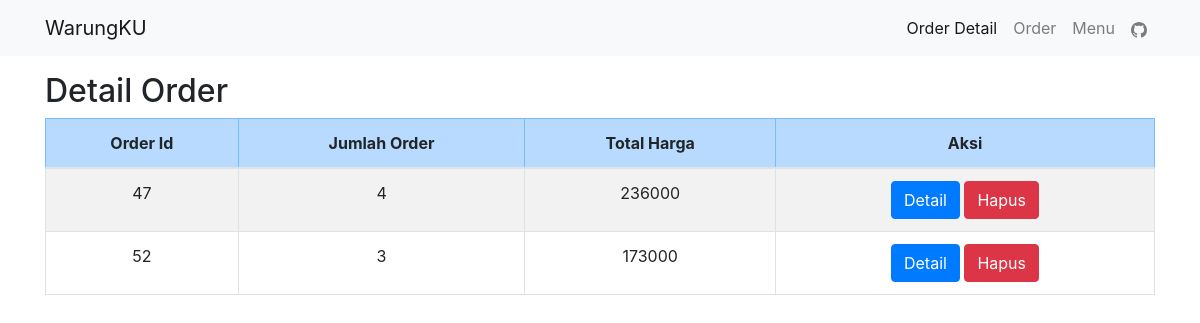
/orderdetail/admin.php, run on the app's committed database.
### tables this page shows
CREATE TABLE `order_detail` (
  `order_detail_id` int(11) NOT NULL,
  `order_id` int(11) NOT NULL,
  `menu_id` int(11) NOT NULL,
  `jumlah` int(11) NOT NULL,
  `harga` int(11) NOT NULL,
  `sub_total` int(11) NOT NULL
);

### orderdetail/admin.php (the view, shortened to what this page needs)
<?php
    include "../koneksi.php";
    $query = mysqli_query($conn, "SELECT *, COUNT(order_id) AS jumlah_order, SUM(sub_total) AS total_harga FROM order_detail GROUP BY order_id");
?>
<!DOCTYPE html>
<html lang="en">
<head>
    <link rel="stylesheet" href="https://maxcdn.bootstrapcdn.com/bootstrap/4.5.2/css/bootstrap.min.css">
</head>
<body>
    <nav class="navbar navbar-expand-lg navbar-light bg-light">
        <div class="container">
            <a class="navbar-brand" href="../menu/menu.php">WarungKU</a>
            <div class="collapse navbar-collapse" id="navbarNav">
                <ul class="navbar-nav ml-auto">
                    <li class="nav-item active">
                        <a class="nav-link" href="../orderdetail/admin.php">Order Detail</a>
                    </li>
                    <li class="nav-item">
                        <a class="nav-link" href="../orders/addOrder.php">Order</a>
                    </li>
                    <li class="nav-item">
                        <a class="nav-link" href="../menu/menu.php">Menu</a>
                    </li>
                    <li class="nav-item">
                        <a class="nav-link" href="https://github.com/rrayhka" target="_blank">
                            <i class="bi bi-github">
                            </i>
                        </a>
                    </li>
                </ul>
            </div>
        </div>
    </nav>
    <div class="container mt-3">
        <h2>Detail Order</h2>
        <table class="table table-striped table-bordered text-center">
            <thead class="table-primary">
                <th>Order Id</th>
                <th>Jumlah Order</th>
                <th>Total Harga</th>
                <th>Aksi</th>
            </thead>
            <tbody>
                <?php while($data = mysqli_fetch_assoc($query)){ ?>
                    <tr>
                        <td><?=$data["order_id"]?></td>
                        <td><?=$data["jumlah_order"]?></td>
                        <td><?=$data["total_harga"]?></td>
                        <td>
                            <a href="addOrderDetail.php?order_id=<?=$data["order_id"]?>" class="btn btn-primary">Detail</a>
                            <a href="admin.php?order_id=<?=$data["order_id"]?>" class="btn btn-danger" onclick="return confirm('Apakah anda yakin ingin menghapus order ini?')">Hapus</a>
                        </td>
                    </tr>
                <?php } ?>
            </tbody>
        </table>
    </div>
</body>
</html>

### data on the page
order_detail: order "47", jumlah_order "4", total_harga "236000"
order_detail: order "52", jumlah_order "3", total_harga "173000"
